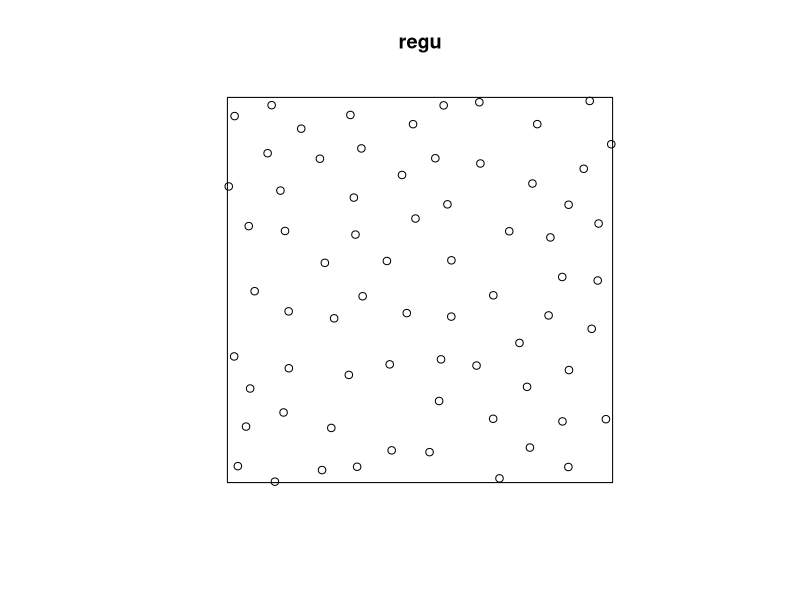
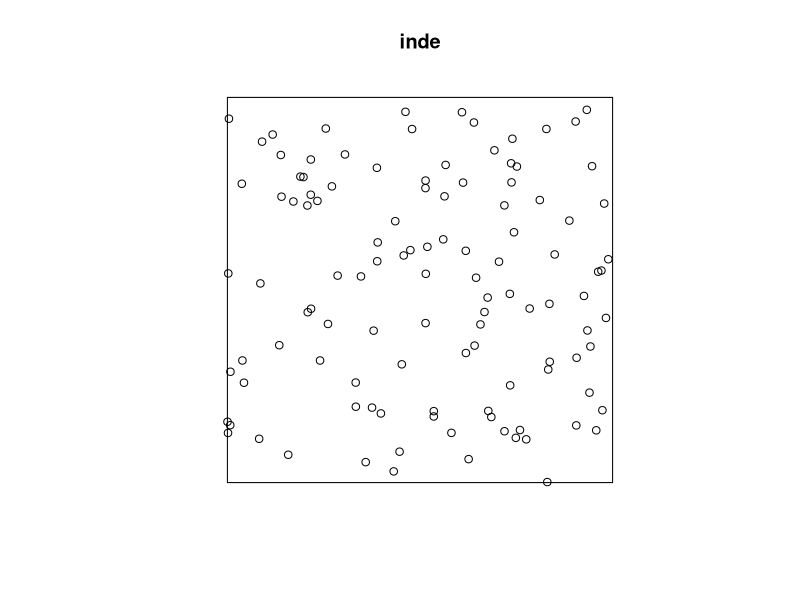
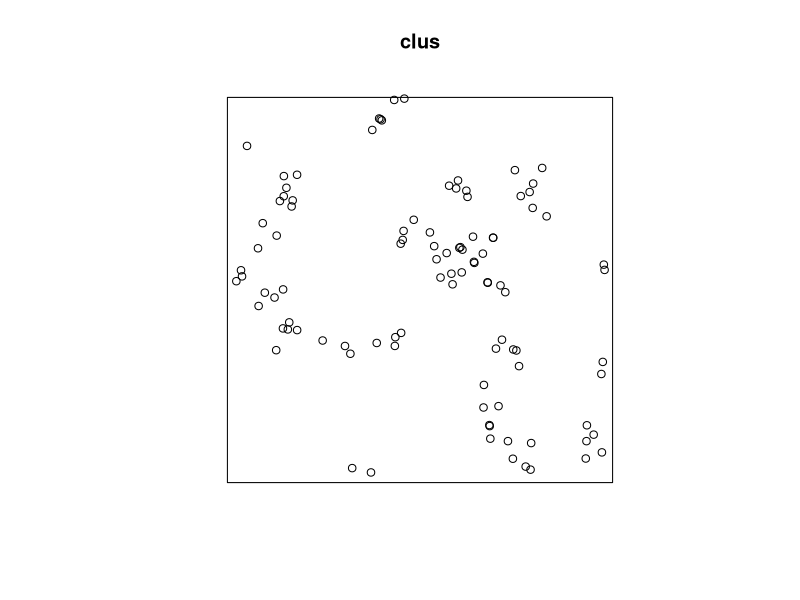
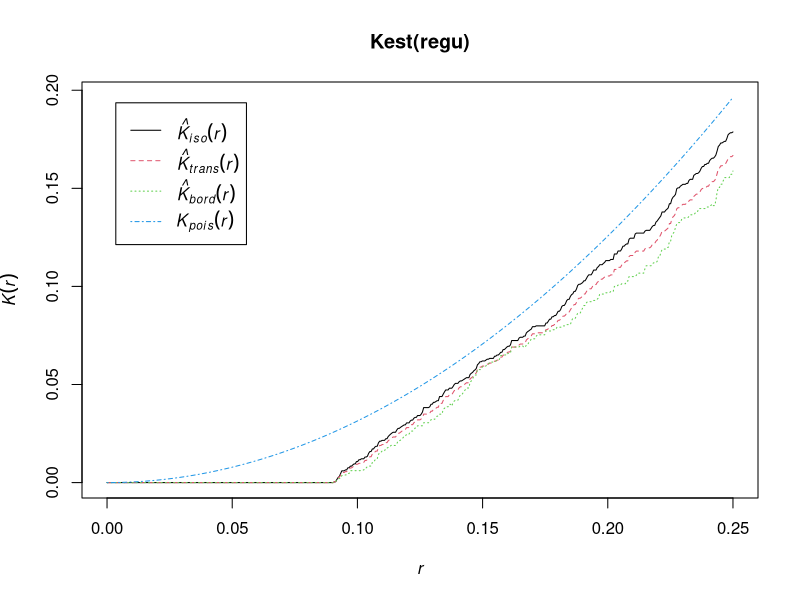
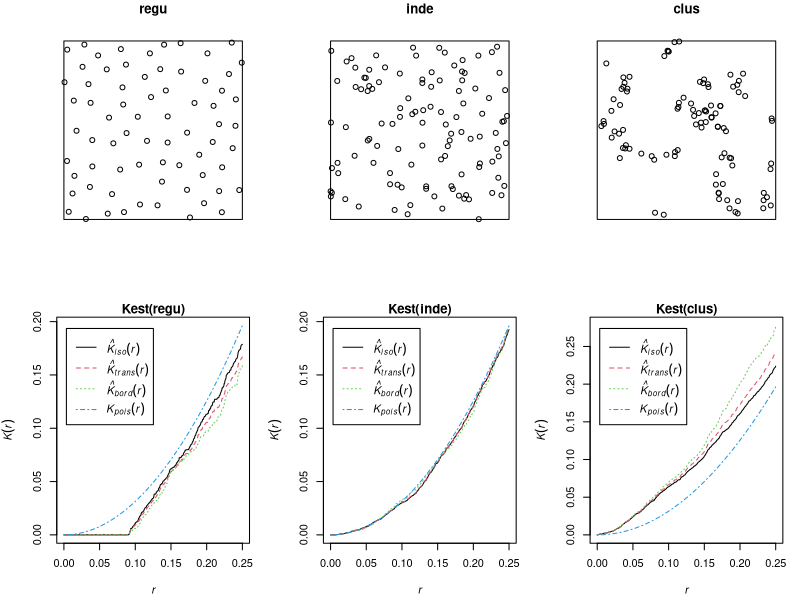
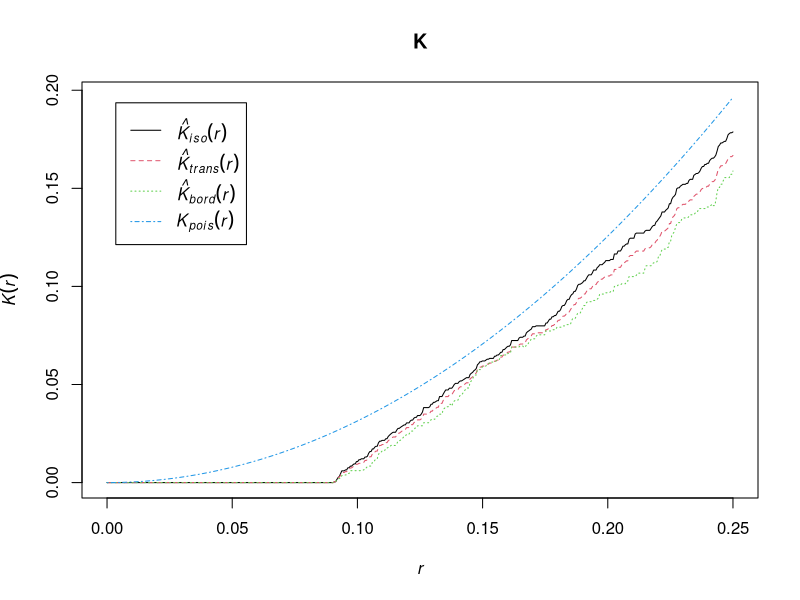
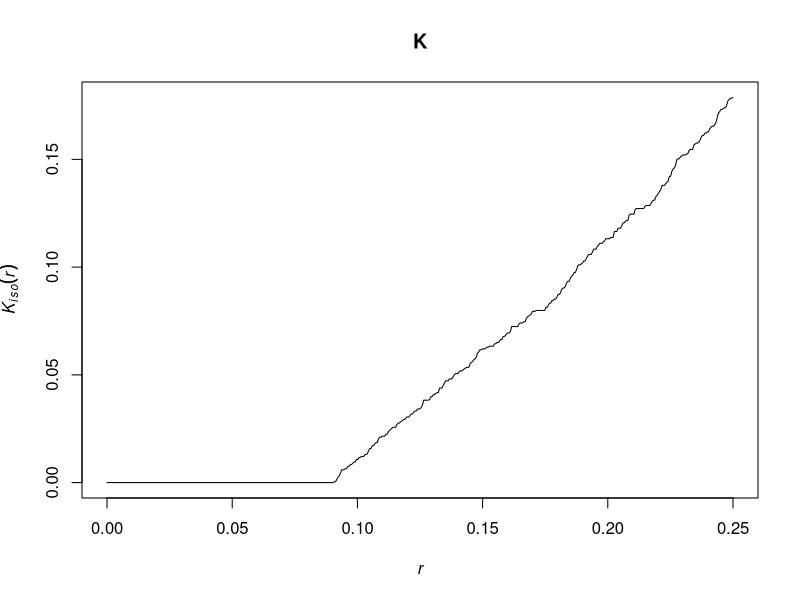
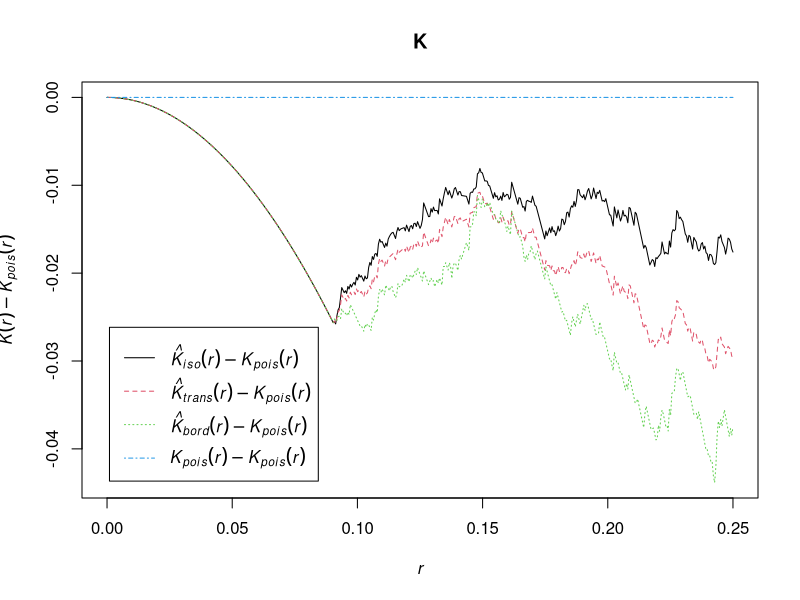

Reproduce these figures in R, in order.
#'      Tutorial on analysing spatial point patterns with spatstat
#'                  useR! conference 2015
#' 
#'                   Lecturer's R script 
#'       Session 2: Summary functions and simulation envelopes
#' 
#'         Copyright (c) Adrian Baddeley and Ege Rubak 2015
#' 
library(spatstat)

set.seed(42)
inde <- rpoispp(100)
regu <- rSSI(0.09, 70)
clus <- rMatClust(30, 0.05, 4)

plot(regu)
plot(inde)
plot(clus)

plot(Kest(regu))
Kest(regu)

#' [resize window to 3 x 2]
par0 <- par(mfrow=c(2,3), mar=0.3+c(4,4,1,1))
plot(regu)
plot(inde)
plot(clus)
plot(Kest(regu))
plot(Kest(inde))
plot(Kest(clus))
par23x <- par(par0)

K <- Kest(regu)
plot(K, . ~ r)
plot(K, iso ~ r)
plot(K, . - theo ~ r)
plot(K, sqrt(./pi) ~ r)

plot(Lest(regu))
par(par23x)
plot(Lest(regu))
plot(Lest(inde))
plot(Lest(clus))
par(par0)

plot(Kest(clus), cbind(iso,theo) ~ r, lwd=2)
plot(Kest(rpoispp(ex=clus)), iso ~ r, add=TRUE)
for(i in 1:10) plot(Kest(rpoispp(ex=clus)), iso ~ r, add=TRUE)

plot(envelope(clus, Kest, nsim=19))

pats <- rpoispp(ex=clus, nsim=19)
pats[[20]] <- clus
plot(pats, main.panel="", pch=3)

clarkevans(clus)
clarkevans(clus, correction="D")
ce <- sapply(pats, clarkevans, correction="D")
mean(ce[20] >= ce)

plot(envelope(clus, Kest, nsim=39))

plot(envelope(clus, Lest, nsim=39))

plot(envelope(clus, Lest, nsim=19, global=TRUE))

mad.test(clus, Lest, nsim=19)

dclf.test(clus, Lest, nsim=19)
